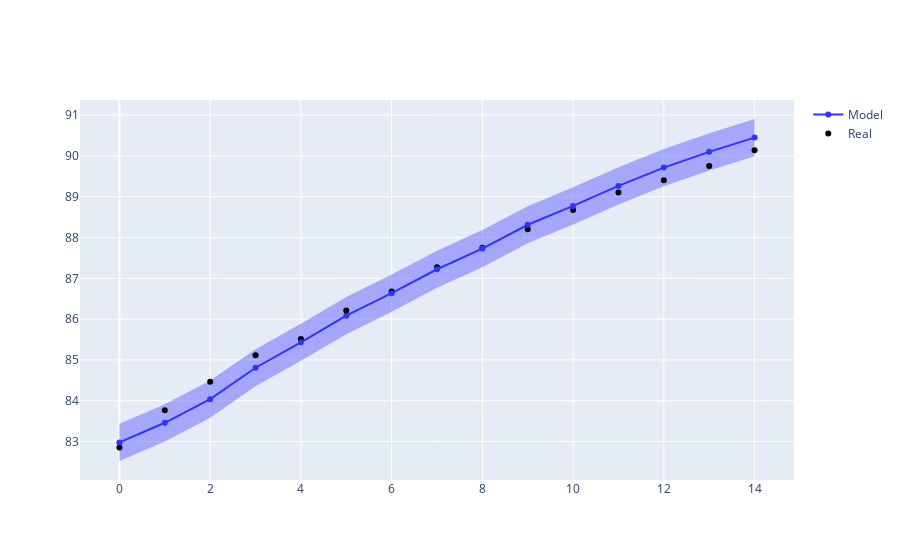

This figure's notebook cell:
### Code cell
# Graficamos Resultados
model = models.load_model('model_4.h5')
Y_4_p = model.predict(tf.convert_to_tensor(X_4), verbose = 0)
rmse_4 = mean_squared_error(Y_4, Y_4_p, squared=False)
mse_4 = mean_squared_error(Y_4, Y_4_p)
mae_4 = mean_absolute_error(Y_4, Y_4_p)
r2_4 = r2_score(Y_4, Y_4_p)
y_train_4_p = model.predict(tf.convert_to_tensor(x_train_4), verbose = 0)
rmse_4_tr = mean_squared_error(y_train_4, y_train_4_p, squared=False)
mse_4_tr = mean_squared_error(y_train_4, y_train_4_p)
mae_4_tr = mean_absolute_error(y_train_4, y_train_4_p)
r2_4_tr = r2_score(y_train_4, y_train_4_p)
y_test_4_p = model.predict(tf.convert_to_tensor(x_test_4), verbose = 0)
rmse_4_te = mean_squared_error(y_test_4, y_test_4_p, squared=False)
mse_4_te = mean_squared_error(y_test_4, y_test_4_p)
mae_4_te = mean_absolute_error(y_test_4, y_test_4_p)
r2_4_te = r2_score(y_test_4, y_test_4_p)

print('RMSE:',rmse_4, rmse_4_tr, rmse_4_te)
print('MSE:',mse_4, mse_4_tr, mse_4_te)
print('MAE:',mae_4, mae_4_tr, mae_4_te)
print('R2:',r2_4, r2_4_tr, r2_4_te)


fig = go.Figure()
fig.add_trace(go.Scatter(y = Y_4_p.reshape(-1)+2*rmse_4, mode = 'lines',line_color='rgba(0,0,0,0)',showlegend=False))
fig.add_trace(go.Scatter(y = Y_4_p.reshape(-1)-2*rmse_4, fill='tonexty', mode = 'lines',line_color='rgba(100,100,255,1)', line_width=0,showlegend=False))
fig.add_trace(go.Scatter(y = Y_4.reshape(-1), name='Real', mode = 'markers', line_color='black'))
fig.add_trace(go.Scatter(y = Y_4_p.reshape(-1), name='Model', line_color='rgb(50,50,255)'))
fig.show()

### Figure 1 — Plotly figure (JSON) as saved in the notebook; plotly's stock layout.template omitted (floating-point values rounded to 4 significant figures)
{"data": [{"line": {"color": "rgba(0,0,0,0)"}, "mode": "lines", "showlegend": false, "type": "scatter", "y": [83.43, 83.91, 84.49, 85.26, 85.89, 86.54, 87.09, 87.68, 88.18, 88.77, 89.23, 89.72, 90.17, 90.55, 90.9]}, {"fill": "tonexty", "line": {"color": "rgba(100,100,255,1)", "width": 0}, "mode": "lines", "showlegend": false, "type": "scatter", "y": [82.52, 83.0, 83.58, 84.35, 84.98, 85.63, 86.18, 86.77, 87.27, 87.86, 88.32, 88.81, 89.26, 89.64, 89.99]}, {"line": {"color": "black"}, "mode": "markers", "name": "Real", "type": "scatter", "y": [82.85, 83.77, 84.47, 85.12, 85.51, 86.21, 86.68, 87.27, 87.75, 88.2, 88.68, 89.1, 89.4, 89.75, 90.13]}, {"line": {"color": "rgb(50,50,255)"}, "name": "Model", "type": "scatter", "y": [82.98, 83.46, 84.04, 84.81, 85.43, 86.08, 86.64, 87.22, 87.73, 88.31, 88.77, 89.26, 89.71, 90.1, 90.45]}], "layout": {}}
